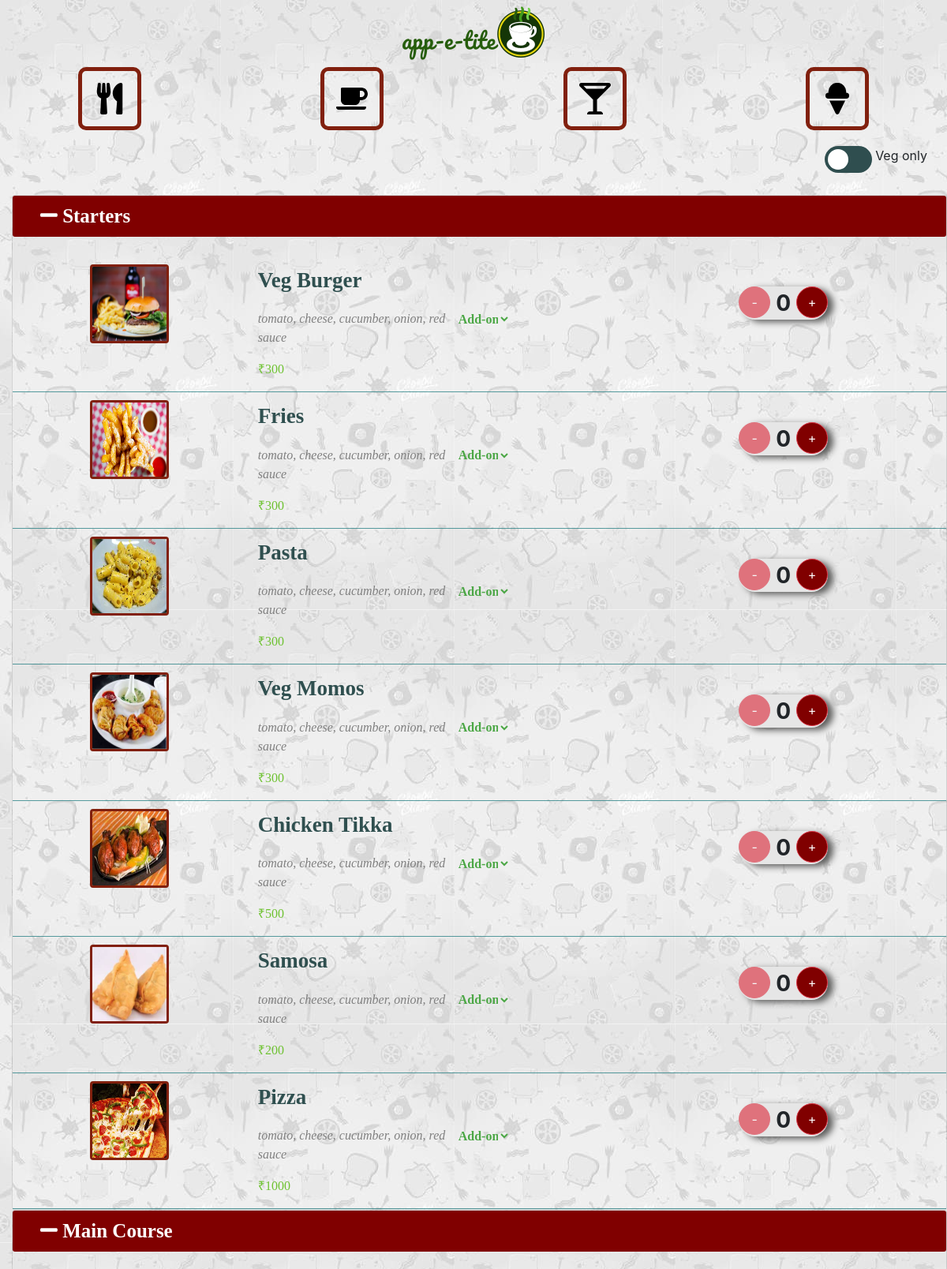
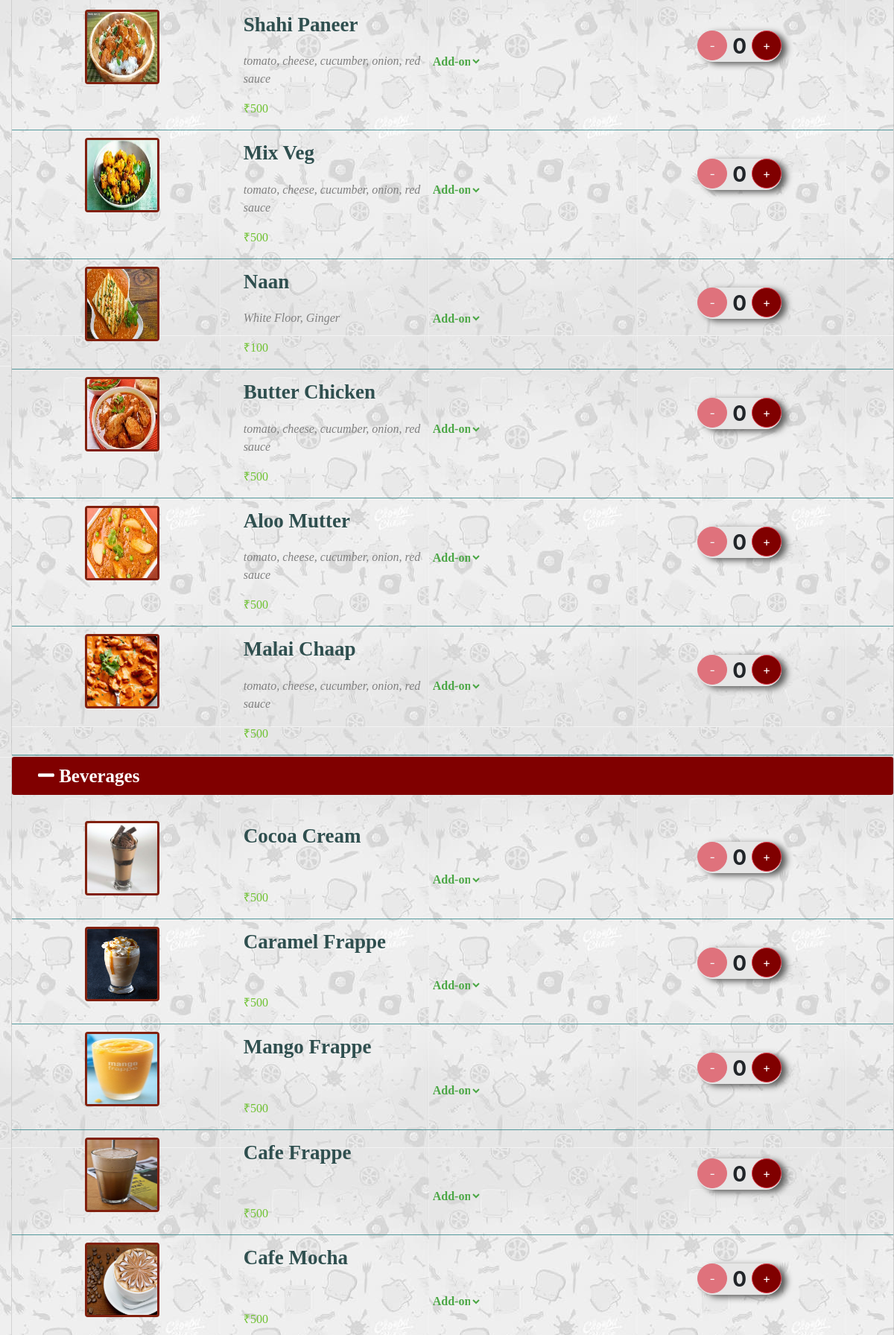
The page / (upper part) on the database its author committed (2 pictures, top to bottom).
### tables this page shows
CREATE TABLE `menu_items` (
  `item_id` int(11) NOT NULL,
  `client_id` int(11) NOT NULL,
  `type` varchar(50) NOT NULL,
  `sub_type` varchar(50) NOT NULL,
  `name` varchar(200) NOT NULL,
  `description` varchar(500) NOT NULL,
  `cost` int(11) NOT NULL,
  `cuisine` varchar(50) NOT NULL,
  `availability` tinyint(1) NOT NULL,
  `veg` tinyint(1) NOT NULL,
  `image` varchar(200) NOT NULL
);

### index.php (the view, shortened to what this page needs)
<?php
    $conn = mysqli_connect('localhost', 'root', 'Ankitpal*1828542146', 'appetite');
    $starters = mysqli_query($conn, "select * from menu_items where type = 'food' and sub_type = 'starter'");
    $main_course = mysqli_query($conn, "select * from menu_items where type = 'food' and sub_type = 'main course'");
    $beverages = mysqli_query($conn, "select * from menu_items where type = 'beverage'");
?>
<!DOCTYPE html>
<html>
    <head>
        <link rel="stylesheet" href="stylesheets/bootstrap-4.3.1-dist/css/bootstrap-grid.css">
        <link rel="stylesheet" href="stylesheets/bootstrap-4.3.1-dist/css/bootstrap-grid.min.css">
        <link rel="stylesheet" href="stylesheets/bootstrap-4.3.1-dist/css/bootstrap-reboot.css">
        <link rel="stylesheet" href="stylesheets/bootstrap-4.3.1-dist/css/bootstrap-reboot.min.css">
        <link rel="stylesheet" href="stylesheets/bootstrap-4.3.1-dist/css/bootstrap.css">
        <link rel="stylesheet" href="stylesheets/bootstrap-4.3.1-dist/css/bootstrap.min.css">
        <link rel="stylesheet" href="stylesheets/fontawesome-free-5.11.2-web/css/all.css">
        <link type="text/css" rel="stylesheet" href="stylesheets/dark-theme.css">
    </head>
    <body>
        <header>
            <div class="container-fluid">
                <div class="row">
                    <div class="col-md-12">
                        <center>
                            <img src="images/logo2.png">
                        </center>
                    </div>
                </div>
            </div>
        </header>
       <main>
            <div class="container-fliud">
                <div class="row">
                    <div class="col-md-3">
                        <center>
                            <button type="button" class="menu-button" id="food-menu-btn"><img src="stylesheets/fontawesome-free-5.11.2-web/svgs/solid/utensils.svg"><span class=""></span></button>
                        </center>
                    </div>
                    <div class="col-md-3">
                        <center>
                            <button type="button" class="menu-button" id="beverages-menu-btn"><img src="stylesheets/fontawesome-free-5.11.2-web/svgs/solid/coffee.svg"><span class=""></span></button>
                        </center>
                    </div>
                    <div class="col-md-3">
                        <center>
                            <button type="button" class="menu-button" id="drinks-menu-btn"><img src="stylesheets/fontawesome-free-5.11.2-web/svgs/solid/glass-martini-alt.svg"><span class=""></span></button>
                        </center>
                    </div>
                    <div class="col-md-3">
                        <center>
                            <button type="button" class="menu-button" id="deserts-menu-btn"><img src="stylesheets/fontawesome-free-5.11.2-web/svgs/solid/ice-cream.svg"><span class=""></span></button>
                        </center>
                    </div>
                </div>
                <div class="row">
                    <div class="col-md-12">
                        <div class="veg-only-btn-container">
                            <label class="switch">
                                <span class="slider round" onclick="displayVegOnly()"></span>
                            </label>
                            <label> Veg only</label>
                        </div>
                    </div>
                </div>
                <div class="row">
                    <div class="col-md-12">
                        <div class="card submenu-container">
                            <p class="card-heading submenu-heading" onclick="collapseMenuCards('submenu-heading-1')"><span class="fas fa-minus" id="submenu-heading-1-icon"></span> Starters</p>
                            <div class="items-container"  id="submenu-heading-1">
                                <div class="container-fluid">
                        <?php
                            while($row = mysqli_fetch_assoc($starters)) {
                                if($row['type'] == "food" && $row['sub_type'] == "starter") {?>
                                    <div class="row items <?php echo ($row['veg']) ? 'veg-items': 'non-veg-items'; ?>">
                                    <div class="col-sm-3">
                                        <center>
                                            <img src="images/food-images/<?php echo $row['image'] ?>" class="rounded item-img">
                                        </center>
                                    </div>
                                    <div class="col-sm-6">
                                        <p class="item-name"><?php echo $row['name'] ?></p>
                                        <div class="item-desc-container">
                                            <p class="item-desc"><?php echo $row['description'] ?></p>
                                            <select class="item-desc-helper">
                                                <option class="item-desc-helper-option">Add-on</option>
                                            </select>
                                        </div>
                                            <p class="item-price">₹<?php echo $row['cost'] ?></p>
                                    </div>
                                    <div class="col-sm-3">
                                        <div class="quantity-btn-container">
                                            <button type="button" class="btn btn-danger quantity-btn" id="quantity-starters-item<?php echo $row['item_id'] ?>-reduce-btn" onclick="updateQuantity('quantity-starters-item<?php echo $row['item_id'] ?>', true)" disabled>-</button>
                                            <p class="quantity-text" id="quantity-starters-item<?php echo $row['item_id'] ?>">
                                            <?php
                                                if(isset($data) && in_array($row['item_id'], $data['item_ids'])) {
                                                    echo $data['item_quantities'][array_search($row['item_id'], $data['item_ids'])];
                                                }
                                                else {
                                                    echo 0;
                                                }
                                            ?>
                                            </p>
                                            <button type="button" class="btn btn-danger quantity-btn" onclick="updateQuantity('quantity-starters-item<?php echo $row['item_id'] ?>')">+</button>
                                        </div>
                                    </div>
                                </div>
                                <?php }
                            }
                        ?>
                                </div>
                            </div>
                        </div>
                        <div class="card submenu-container">
                            <p class="card-heading submenu-heading" onclick="collapseMenuCards('submenu-heading-2')"><span class="fas fa-minus" id="submenu-heading-2-icon"></span> Main Course</p>
                            <div class="items-container" id="submenu-heading-2">
                                <div class="container-fluid">
                                <?php
                            while($row = mysqli_fetch_assoc($main_course)) {
                                if($row['type'] == "food" && $row['sub_type'] == "main course") {?>
                                    <div class="row items <?php echo ($row['veg']) ? 'veg-items': 'non-veg-items'; ?>">
                                    <div class="col-sm-3">
                                        <center>
                                            <img src="images/food-images/<?php echo $row['image'] ?>" class="rounded item-img">
                                        </center>
                                    </div>
                                    <div class="col-sm-6">
                                        <p class="item-name"><?php echo $row['name'] ?></p>
                                        <div class="item-desc-container">
                                            <p class="item-desc"><?php echo $row['description'] ?></p>
                                            <select class="item-desc-helper">
                                                <option class="item-desc-helper-option">Add-on</option>
                                            </select>
                                        </div>
                                            <p class="item-price">₹<?php echo $row['cost'] ?></p>
                                    </div>
                                    <div class="col-sm-3">
                                        <div class="quantity-btn-container">
                                            <button type="button" class="btn btn-danger quantity-btn" id="quantity-starters-item<?php echo $row['item_id'] ?>-reduce-btn" onclick="updateQuantity('quantity-starters-item<?php echo $row['item_id'] ?>', true)" disabled>-</button>
                                            <p class="quantity-text" id="quantity-starters-item<?php echo $row['item_id'] ?>">
                                            <?php
                                                if(isset($data) && in_array($row['item_id'], $data['item_ids'])) {
                                                    echo $data['item_quantities'][array_search($row['item_id'], $data['item_ids'])];
                                                }
                                                else {
                                                    echo 0;
                                                }
                                            ?>
                                        </p>
                                            <button type="button" class="btn btn-danger quantity-btn" onclick="updateQuantity('quantity-starters-item<?php echo $row['item_id'] ?>')">+</button>
                                        </div>
                                    </div>
                                </div>
                                <?php }
                            }
                        ?>
                                </div>
                            </div>
                        </div>
                        <div class="card submenu-container">
                            <p class="card-heading submenu-heading" onclick="collapseMenuCards('submenu-heading-3')"><span class="fas fa-minus" id="submenu-heading-3-icon"></span> Beverages</p>
                            <div class="items-container" id="submenu-heading-3">
                                <div class="container-fluid">
                                <?php
                            while($row = mysqli_fetch_assoc($beverages)) {
                                if($row['type'] == "beverage") {?>
                                    <div class="row items <?php echo ($row['veg']) ? 'veg-items': 'non-veg-items'; ?>">
                                    <div class="col-sm-3">
                                        <center>
                                            <img src="images/food-images/<?php echo $row['image'] ?>" class="rounded item-img">
                                        </center>
                                    </div>
                                    <div class="col-sm-6">
                                        <p class="item-name"><?php echo $row['name'] ?></p>
                                        <div class="item-desc-container">
                                            <p class="item-desc"><?php echo $row['description'] ?></p>
                                            <select class="item-desc-helper">
                                                <option class="item-desc-helper-option">Add-on</option>
                                            </select>
                                        </div>
                                            <p class="item-price">₹<?php echo $row['cost'] ?></p>
                                    </div>
                                    <div class="col-sm-3">
                                        <div class="quantity-btn-container">
                                            <button type="button" class="btn btn-danger quantity-btn" id="quantity-starters-item<?php echo $row['item_id'] ?>-reduce-btn" onclick="updateQuantity('quantity-starters-item<?php echo $row['item_id'] ?>', true)" disabled>-</button>
                                            <p class="quantity-text" id="quantity-starters-item<?php echo $row['item_id'] ?>">
                                            <?php
                                                if(isset($data) && in_array($row['item_id'], $data['item_ids'])) {
                                                    echo $data['item_quantities'][array_search($row['item_id'], $data['item_ids'])];
                                                }
                                                else {
                                                    echo 0;
                                                }
                                            ?>
                                        </p>
                                            <button type="button" class="btn btn-danger quantity-btn" onclick="updateQuantity('quantity-starters-item<?php echo $row['item_id'] ?>')">+</button>
                                        </div>
                                    </div>
                                </div>
                                <?php }
                            }
                        ?>
                                </div>
                            </div>
                        </div>
                    </div>
                </div><br><br>
            </div>
        </main>
    </body>
</html>

### stylesheets/dark-theme.css (style rules this page uses)
body { background-image: url("../images/background-images/bg4.jpeg"); }
.veg-only-btn-container { float: right; margin-right: 25px; padding: 20px 0px; }
.card { margin-left: 15px; }
.card-heading { padding: 8px; margin: 0px; font-size: 25px; }
.items-container { display: hide; padding-top: 25px; }
.quantity-btn-container { display: inline-flex; box-shadow: 7px 3px 9px 0px #5b5b5a; background-color: #e6e6e6; border-radius: 21px; margin: 38px 18px; }
.quantity-btn { border-radius: 100%; width: 40px; height: 40px; background-color: #800000; }
.quantity-text { margin: 0px; padding: 0px 7px; font-weight: bold; font-size: 28px; }
.item-img { width: 100px; height: 100px; margin: 10px; }
.item-name { margin-top: 10px; font-size: 27px; font-family: initial; color: #2f4f4f; font-weight: bold; }
.submenu-heading { padding: 7px 35px; font-family: auto; border-radius: 3px; color: #fff; background-color: #800000; font-weight: bold; }
.item-desc { font-family: initial; font-style: italic; color: #808080; width: 250px; overflow: hidden; }
.items { border-bottom: 1px solid #207d80bd; }
.switch { position: relative; display: inline-block; width: 60px; height: 34px; }
.slider { position: absolute; cursor: pointer; top: 0; left: 0; right: 0; bottom: 0; background-color: #2f4e4f; -webkit-transition: .4s; transition: .4s; }
.slider:before { position: absolute; content: ""; height: 26px; width: 26px; left: 4px; bottom: 4px; background-color:white; -webkit-transition: .4s; transition: .4s; }
.slider.round { border-radius: 34px; }
.slider.round:before { border-radius: 50%; }
.submenu-container { background-image: url("../images/background-images/bg4.jpeg"); }
.item-img { border: 3px solid #81200e; }
.menu-button { border-radius: 10px; padding: 15px; background: none; border: 5px solid #81200e; }
.menu-button img { width: 40px; height: 40px; }
.item-price { font-weight: 500; font-family: initial; color: #6ec231; }
.item-desc-container { display: inline-flex; }
.item-desc-helper { background: none; border: none; color: #4ca746; width: 70px; height: 24px; font-family: initial; font-weight: bold; font-style: inherit; font-size: 16px; }

### rows shown on the page
menu_items: image (picture), name "Veg Burger", description "tomato, cheese, cucumber, onion, red sauce", cost "300"
menu_items: image (picture), name "Fries", description "tomato, cheese, cucumber, onion, red sauce", cost "300"
menu_items: image (picture), name "Pasta", description "tomato, cheese, cucumber, onion, red sauce", cost "300"
menu_items: image (picture), name "Veg Momos", description "tomato, cheese, cucumber, onion, red sauce", cost "300"
menu_items: image (picture), name "Chicken Tikka", description "tomato, cheese, cucumber, onion, red sauce", cost "500"
menu_items: image (picture), name "Samosa", description "tomato, cheese, cucumber, onion, red sauce", cost "200"
menu_items: image (picture), name "Pizza", description "tomato, cheese, cucumber, onion, red sauce", cost "1000"
menu_items: image (picture), name "Shahi Paneer", description "tomato, cheese, cucumber, onion, red sauce", cost "500"
menu_items: image (picture), name "Mix Veg", description "tomato, cheese, cucumber, onion, red sauce", cost "500"
menu_items: image (picture), name "Naan", description "White Floor, Ginger", cost "100"
menu_items: shows a picture, name "Butter Chicken", description "tomato, cheese, cucumber, onion, red sauce", cost "500"
menu_items: image (picture), name "Aloo Mutter", description "tomato, cheese, cucumber, onion, red sauce", cost "500"
menu_items: image (picture), name "Malai Chaap", description "tomato, cheese, cucumber, onion, red sauce", cost "500"
menu_items: image (picture), name "Cocoa Cream", cost "500"
menu_items: image (picture), name "Caramel Frappe", cost "500"
menu_items: image (picture), name "Mango Frappe", cost "500"
menu_items: image (picture), name "Cafe Frappe", cost "500"
menu_items: image (picture), name "Cafe Mocha", cost "500"
